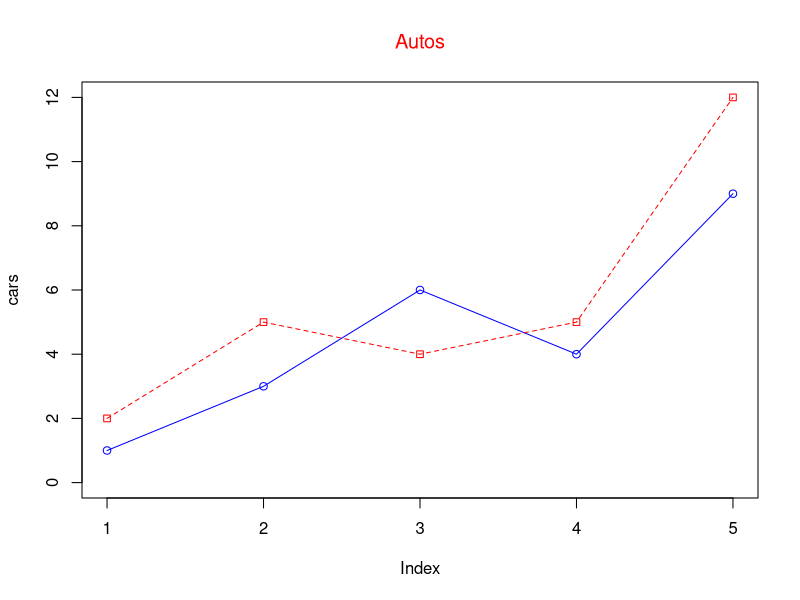

Recreate this plot in R.
cars <- c(1, 3, 6, 4, 9)
trucks <- c(2, 5, 4, 5, 12)

plot(cars, type='o', col='blue', ylim=c(0, 12))
lines(trucks, type='o', pch=22, lty=2, col='red')
title(main="Autos", col.main='red', font.main=20)